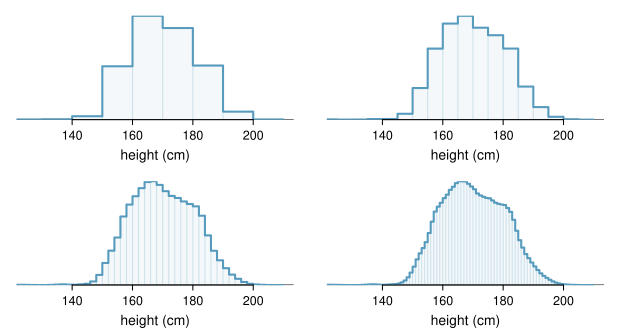

Generate this figure with R:
library(openintro)
data(COL)
load("fdicHistograms.rda")

MIDS <- br[-1] - diff(br[1:2]) / 2
BR <- list()
BR[[1]] <- seq(110, 210, 10)
BR[[2]] <- seq(115, 210, 5)
BR[[3]] <- seq(110, 210, 2)
BR[[4]] <- seq(110, 210, 1)
COUNTS <- list()
for (i in 1:4) {
  COUNTS[[i]] <- rep(0, length(BR[[i]])-1)
  for (j in 1:(length(BR[[i]])-1)) {
    these <- apply(cbind(MIDS < BR[[i]][j+1],
                         MIDS >= BR[[i]][j]),
                   1,
                   all)
    if (any(these)) {
      COUNTS[[i]][j] <- sum(counts[these])
    }
  }
}

histTemp <- function(
    BR, COUNTS, col = fadeColor(COL[1], "10"),
    border = COL[1,4], probability = FALSE,
    xlab = '', ylab = NULL,
    xlim = NULL, ylim = NULL,
    ...) {
  br <- BR
  h  <- COUNTS
  if (probability) {
    h <- h / sum(h) / diff(br)
  }
  if (is.null(ylab)) {
    ylab <- 'frequency'
    if (probability) {
      ylab <- 'probability'
    }
  }
  if (is.null(xlim)[1]) {
    xR <- range(br)
    xlim <- xR + c(-0.05, 0.05) * diff(xR)
  }
  if (is.null(ylim)[1]) {
    ylim <- range(c(0, h))
  }
  plot(-1, -1,
       xlab = xlab,
       ylab = ylab,
       xlim = xlim,
       ylim = ylim,
       type = 'n',
       ...)
  abline(h = 0)
  lines(c(br[1], br[1]), c(0, h[1]), col = border)
  for (i in 1:length(h)) {
    if (i > 1) {
      if (h[i] > h[i-1]) {
        lines(rep(br[i], 2), h[c(i - 1, i)], col = border)
      }
    }
    lines(br[i + 0:1], rep(h[i], 2), col = border)
    lines(rep(br[i + 1], 2), c(0, h[i]), col = border)
    rect(br[i], 0,
         br[i + 1], h[i],
         col = col,
         border = '#00000000')
  }
}



myPDF('fdicHistograms.pdf', 6.2, 3.3,
      mfrow = c(2, 2),
      mar = c(2.7, 1, 1, 1),
      mgp = c(1.6, 0.4, 0))
for (i in 1:4) {
  histTemp(BR[[i]],
           COUNTS[[i]],
           xlim = c(125, 210),
           axes = FALSE,
           yaxs="i",
           xlab = 'height (cm)')
  lines(BR[[i]],
        c(COUNTS[[i]], 0),
        type = 's',
        col = COL[1],
        lwd = 2)
  axis(1, cex.axis = 0.9)
}
dev.off()
